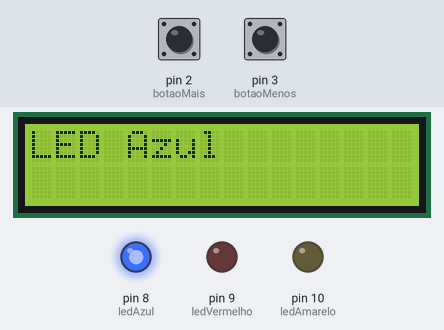
Bench run of a sketch on a simulated Arduino Uno, built with avr-gcc and run on an emulated ATmega328P. On the bench: 16×2 character LCD, output pins drawn as LEDs (lit = HIGH). The inputs (shaded band) are chosen by the test bench; at power-on: pin 2 (botaoMais) HIGH, pin 3 (botaoMenos) HIGH.

Above: at 1.3 s.
1.4 s: pin 2 (botaoMais) pulled LOW for 1 s
At 3.1 s:
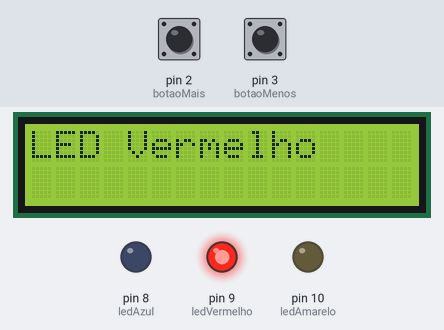
3.9 s: pin 3 (botaoMenos) pulled LOW for 3.2 s
At 8.2 s:
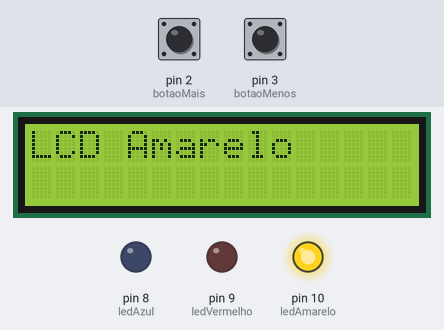
8.6 s: pin 3 (botaoMenos) pulled LOW for 0.15 s
At 8.9 s:
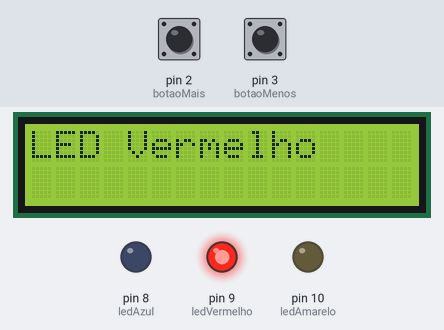
10.2 s: pin 3 (botaoMenos) pulled LOW for 1 s
At 12.0 s:
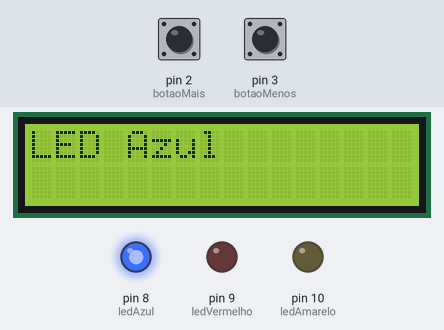
Timing chart, 0 to 13.5 s (numbered marks = the images above; inputs shaded):
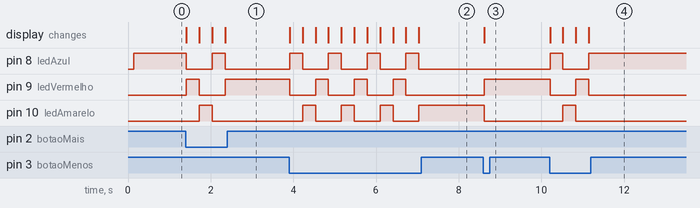

Measured:
- after the input at 1.4 s, pin 8 (ledAzul): HIGH → LOW at once, → HIGH 0.62 s later, → LOW 0.31 s later; pin 9 (ledVermelho): LOW → HIGH at once, → LOW 0.31 s later, → HIGH 0.62 s later; pin 10 (ledAmarelo): LOW → HIGH after 0.33 s, → LOW 0.31 s later; the display: changes at once (image 1)
- after the input at 3.9 s, pin 8 (ledAzul): alternates HIGH for 0.31 s and LOW for 0.62 s, 8 changes in all, then stays LOW, starting at once; pin 9 (ledVermelho): alternates HIGH for 0.31 s and LOW for 0.63 s, 7 changes in all, then stays LOW, starting at once
- after the input at 8.6 s, pin 9 (ledVermelho): LOW → HIGH at once; pin 10 (ledAmarelo): HIGH → LOW at once; the display: changes at once (image 3)
- after the input at 10.2 s, pin 8 (ledAzul): LOW → HIGH at once, → LOW 0.31 s later, → HIGH 0.62 s later; pin 9 (ledVermelho): HIGH → LOW at once, → HIGH 0.63 s later, → LOW 0.31 s later; pin 10 (ledAmarelo): LOW → HIGH after 0.32 s, → LOW 0.31 s later; the display: changes at once (image 4)

The sketch:

SelecaoDeCores.ino
```cpp
#include <Wire.h>
#include <LiquidCrystal_I2C.h>

LiquidCrystal_I2C lcd(0x27, 16, 2);

const int botaoMais = 2;
const int botaoMenos = 3;

const int ledAzul = 8;
const int ledVermelho = 9;
const int ledAmarelo = 10;

int selecao = 0;

void setup() {
  lcd.begin(16,2);
  lcd.backlight();
  lcd.init();

  pinMode(botaoMais, INPUT_PULLUP);
  pinMode(botaoMenos, INPUT_PULLUP);

  pinMode(ledAzul, OUTPUT);
  pinMode(ledVermelho, OUTPUT);
  pinMode(ledAmarelo, OUTPUT);

  atualizarMenu();
}

void loop() {
  if(digitalRead(botaoMais) == LOW){
    selecao++;
    if(selecao > 2) selecao = 0;
    atualizarMenu();
    delay(300);
  }

  if(digitalRead(botaoMenos) == LOW){
    selecao--;
    if(selecao < 0) selecao = 2;
    atualizarMenu();
    delay(300);
  }
}

void atualizarMenu(){
  lcd.clear();
  switch(selecao){
    case 0:
      lcd.print("LED Azul");
      acenderLed(ledAzul);
      break;

    case 1:
      lcd.print("LED Vermelho");
      acenderLed(ledVermelho);
      break;

    case 2:
      lcd.print("LCD Amarelo");
      acenderLed(ledAmarelo);
      break;
  }
}

void acenderLed(int ledSelecionado){
  digitalWrite(ledAzul, ledSelecionado == ledAzul ? HIGH : LOW);
  digitalWrite(ledVermelho, ledSelecionado == ledVermelho ? HIGH : LOW);
  digitalWrite(ledAmarelo, ledSelecionado == ledAmarelo ? HIGH : LOW);
}
```
